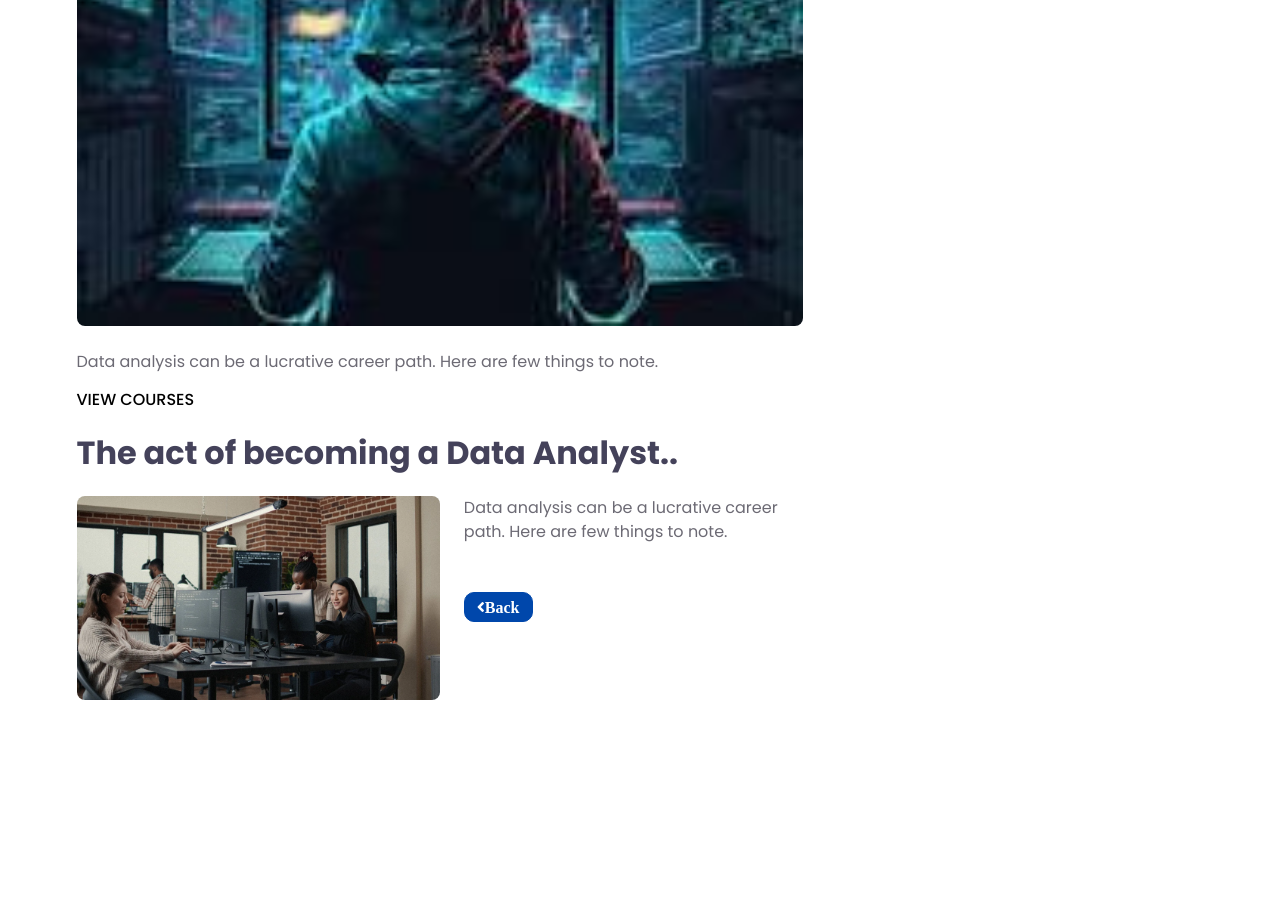
The app's page /article/4/ (middle part), older data.
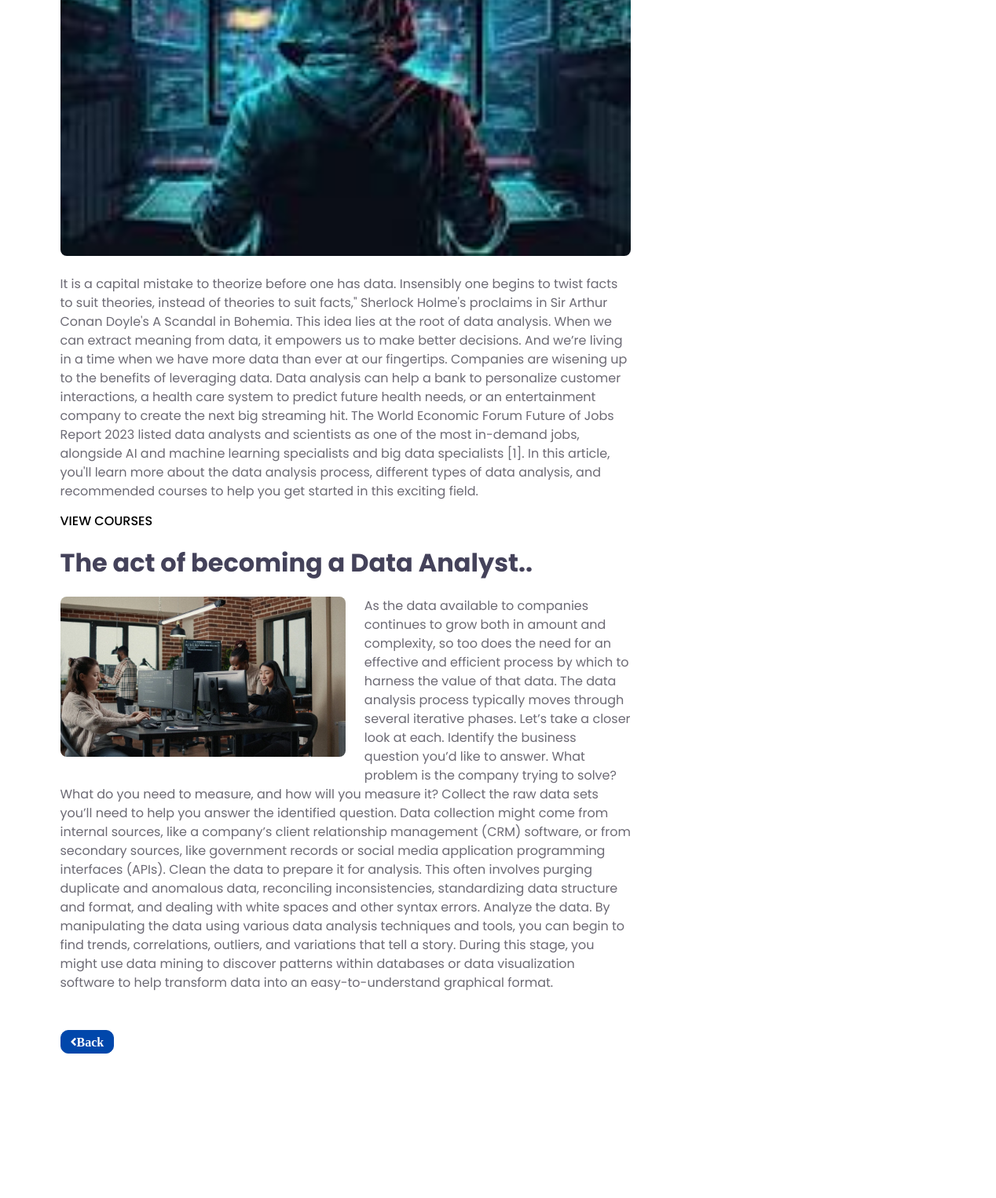
The same page, newer data.
### techbeatrice/models.py (models this page shows, shortened)
class Techbeatrice_Subjects(models.Model):
    techbeatrice_subjects_title = models.CharField(max_length =205, blank=True, null=True)
    techbeatrice_subjects_sub_title = models.CharField(max_length =205, blank=True, null=True)
    techbeatrice_subjects_description = models.TextField()
    techbeatrice_subjects_sub_description = models.TextField()
    techbeatrice_subjects_img = models.ImageField(upload_to ='tech_subjects_img/',blank=True,null=True)
    techbeatrice_subjects_sub_img = models.ImageField(upload_to ='tech_subjects_sub_img/',blank=True,null=True)
    techbeatrice_subjects_slug = models.SlugField (max_length =205,blank=True, null=True)
    techbeatrice_subjects_publish_date = models.DateTimeField (auto_now_add= True)
    techbeatrice_subjects_author = models.ForeignKey(User, on_delete=models.CASCADE)
    class Meta:
        ordering =['-techbeatrice_subjects_publish_date']

### techbeatrice/views.py (the view, shortened to what this page needs)
# urls.py: path('article/<int:pk>/', ArticleDetailView.as_view(), name="detail"),
class ArticleDetailView(DetailView):
    model = Techbeatrice_Subjects
    template_name = 'techbeatrice/article_detail.html'

### templates/techbeatrice/article_detail.html (shortened to what this page needs)
{% extends "base.html" %}
{% load static %}
{% block content %}
    <div class="container-fluid py-5">
        <div class="container py-5">
            <div class="row">
                <div class="col-lg-8">
                    <div class="mb-5">
                        <img class="img-fluid rounded w-100 mb-4" src="{{ object.techbeatrice_subjects_img.url }}" alt="Image">
                        <p>{{ object.techbeatrice_subjects_description }}</p>
                        <h6 class="m-0 text-uppercase"><a class="text-black" href="{% url 'techbeatrice_courses' %}">View Courses</a></h6><br>
                        <h2 class="mb-4">{{ object.techbeatrice_subjects_sub_title }}</h2>
                        <img class="img-fluid rounded w-50 float-left mr-4 mb-3" src="{{ object.techbeatrice_subjects_sub_img.url }}" alt="Image">
                        <p>{{ object.techbeatrice_subjects_sub_description }}</p>
                    </div>
                    <div class="btn-wrapper">
                        <a href=""onclick="history.back(); return false;" class="btn btn-primary"style="border-radius: 10px;"><i class="fa fa-angle-left">Back</i></a>
                    </div>
                </div>
                <div class="col-lg-4 mt-5 mt-lg-0">
                </div>
            </div>
        </div>
    </div>
{% endblock %}

Row changes from the older to the newer data that the page shows:
changed Techbeatrice_Subjects "The act of becoming a Data Analyst..": techbeatrice_subjects_description "Data analysis can be a lucrative career path. Here are few things to note." → "It is a capital mistake to theorize before one has data. Insensibly one begins to twist facts to suit theories, instead of theories to suit facts,\" Sherlock Holme's proclaims in Sir Arthur Conan Doyle's A Scandal in Bohemia. This idea lies at the root of data analysis. When we can extract meaning from data, it empowers us to make better decisions. And we’re living in a time when we have more data than ever at our fingertips. Companies are wisening up to the benefits of leveraging data. Data analysis can help a bank to personalize customer interactions, a health care system to predict future health needs, or an entertainment company to create the next big streaming hit. The World Economic…"; techbeatrice_subjects_sub_description "Data analysis can be a lucrative career path. Here are few things to note." → "As the data available to companies continues to grow both in amount and complexity, so too does the need for an effective and efficient process by which to harness the value of that data. The data analysis process typically moves through several iterative phases. Let’s take a closer look at each. Identify the business question you’d like to answer. What problem is the company trying to solve? What do you need to measure, and how will you measure it? Collect the raw data sets you’ll need to help you answer the identified question. Data collection might come from internal sources, like a company’s client relationship management (CRM) software, or from secondary sources, like government…"
